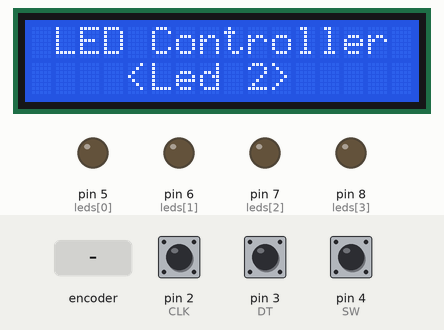
Bench run of a sketch on a simulated Arduino Uno, built with avr-gcc and run on an emulated ATmega328P. On the bench: 16×2 character LCD, output pins drawn as LEDs (lit = HIGH). The test bench sets the inputs (shaded band); at power-on: pin 4 (SW) HIGH, pin 2 (CLK) HIGH, pin 3 (DT) HIGH.

Above: at 1.2 s.
1.3 s: pin 4 (SW) pulled LOW for 0.15 s
At 2.1 s:
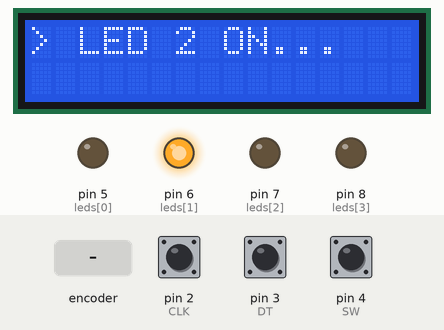
3.8 s: rotary encoder on pin 2 (CLK) / pin 3 (DT) turned 1 step (first pin leading)
At 5.1 s:
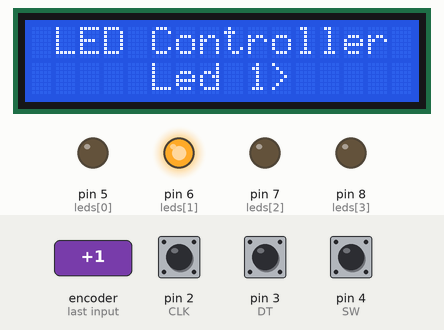
5.5 s: pin 4 (SW) pulled LOW for 1 s
At 7.1 s:
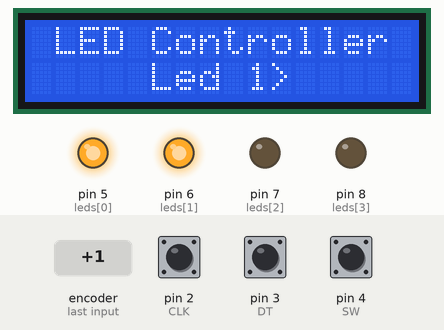
8.0 s: pin 4 (SW) pulled LOW for 0.15 s
At 8.5 s:
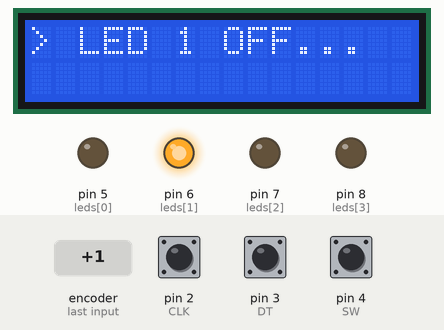
10.5 s: rotary encoder on pin 2 (CLK) / pin 3 (DT) turned 2 steps (second pin leading)
At 11.3 s:
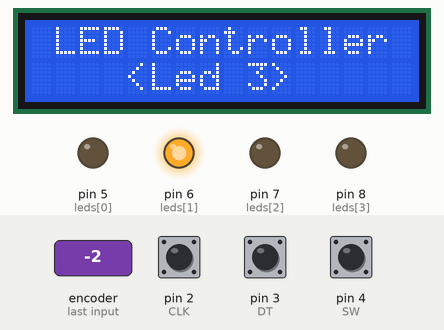
12.4 s: rotary encoder on pin 2 (CLK) / pin 3 (DT) turned 2 steps (second pin leading)
At 13.8 s:
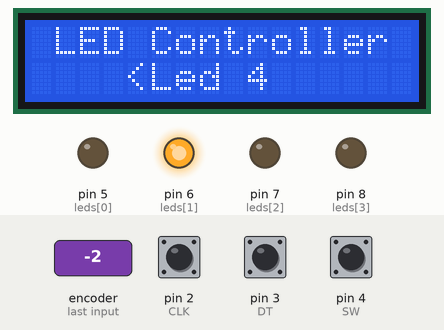
Timing chart, 0 to 15.3 s (numbered marks = the images above; inputs shaded):
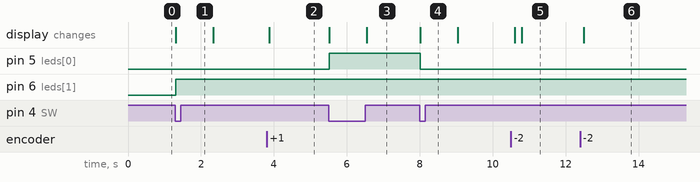

Measured:
- after the input at 1.3 s, pin 6 (leds[1]): LOW → HIGH at once; the display: changes at once (image 1)
- after the input at 3.8 s, the display: changes after 0.08 s (image 2)
- after the input at 5.5 s, pin 5 (leds[0]): LOW → HIGH at once; the display: first changes at once (image 3 shows a later state)
- after the input at 8.0 s, pin 5 (leds[0]): HIGH → LOW at once; the display: changes at once (image 4)
- after the input at 10.5 s, the display: first changes after 0.10 s (image 5 shows a later state)
- after the input at 12.4 s, the display: changes after 0.10 s (image 6)

The sketch:

46_Rotary_Encoder_Controlled_LEDs.ino
```cpp
/*********************************************************
Project Title: Rotary Encoder Cotrolled LEDs
Organisation: Soham Academy Of Human Excellence
Website: https://ria.sohamacademy.org/
*********************************************************/
#include <LiquidCrystal_I2C.h>

LiquidCrystal_I2C lcd(0x27, 16, 2);

// Rotary Encoder Inputs
#define CLK 2
#define DT 3
#define SW 4

int currentStateCLK;
int lastStateCLK;
unsigned long lastButtonPress = 0;

int leds [] = {5, 6, 7, 8};

unsigned int menu = 0;
int ledStatus[5] = {0};
int timer = 1000;

void setup() {
  Serial.begin(9600);
  lcd.begin();
  lcd.backlight();
  lcd.clear();

  // Set encoder pins as input
  pinMode(CLK, INPUT);
  pinMode(DT, INPUT);
  pinMode(SW, INPUT_PULLUP);

  for (int i = 0; i < 4; i++) {
    pinMode(leds[i], OUTPUT);
  }

  menu = 0;
  updateMenu();
}

void loop() {
  currentStateCLK = digitalRead(CLK);

  if (currentStateCLK != lastStateCLK  && currentStateCLK == 1) {
    if (digitalRead(DT) != currentStateCLK) {
      menu --;
      updateMenu();
    } else {
      menu ++;
      updateMenu();
    }
  }
  lastStateCLK = currentStateCLK;

  int btnState = digitalRead(SW);
  if (btnState == LOW) {
    if (millis() - lastButtonPress > 50) {
      executeAction();
      updateMenu();
    }
    lastButtonPress = millis();
  }
  delay(1);
}

void printlcd(){
      lcd.clear();
      lcd.setCursor(1, 0);
      lcd.print("LED Controller");
      lcd.setCursor(0, 1);
  }
void updateMenu() {

  switch (menu) {
    case 0:
      menu = 1;
      break;
    case 1:
      printlcd();
      lcd.print("     Led 1>");
      break;
    case 2:
      printlcd();
      lcd.print("    <Led 2>");
      break;
    case 3:
      printlcd();
      lcd.print("    <Led 3>");
      break;
    case 4:
      printlcd();
      lcd.print("    <Led 4");
      break;
    case 5:
      menu = 4;
      break;
  }
}
void executeAction() {
  switch (menu) {
    case 1:
      action1();
      break;
    case 2:
      action2();
      break;
    case 3:
      action3();
      break;
    case 4:
      action4();
      break;
  }
}

void action1() {
  if (ledStatus[menu] != 0) {
    ledStatus[menu] = 0;
    lcd.clear();
    lcd.print("> LED 1 OFF...");
    digitalWrite(leds[menu - 1], ledStatus[menu]);
    delay(timer);
  } else {
    ledStatus[menu] = 1;
    lcd.clear();
    lcd.print("> LED 1 ON...");
    digitalWrite(leds[menu - 1], ledStatus[menu]);
    delay(timer);
  }
}
void action2() {
  if (ledStatus[menu] != 0) {
    ledStatus[menu] = 0;
    lcd.clear();
    lcd.print("> LED 2 OFF...");
    digitalWrite(leds[menu - 1], ledStatus[menu]);
    delay(timer);
  } else {
    ledStatus[menu] = 1;
    lcd.clear();
    lcd.print("> LED 2 ON...");
    digitalWrite(leds[menu - 1], ledStatus[menu]);
    delay(timer);
  }
}
void action3() {
  if (ledStatus[menu] != 0) {
    ledStatus[menu] = 0;
    lcd.clear();
    lcd.print("> LED 3 OFF...");
    digitalWrite(leds[menu - 1], ledStatus[menu]);
    delay(timer);
  } else {
    ledStatus[menu] = 1;
    lcd.clear();
    lcd.print("> LED 3 ON...");
    digitalWrite(leds[menu - 1], ledStatus[menu]);
    delay(timer);
  }
}
void action4() {
  if (ledStatus[menu] != 0) {
    ledStatus[menu] = 0;
    lcd.clear();
    lcd.print("> LED 4 OFF...");
    digitalWrite(leds[menu - 1], ledStatus[menu]);
    delay(timer);
  } else {
    ledStatus[menu] = 1;
    lcd.clear();
    lcd.print("> LED 4 ON...");
    digitalWrite(leds[menu - 1], ledStatus[menu]);
    delay(timer);
  }
}
```
